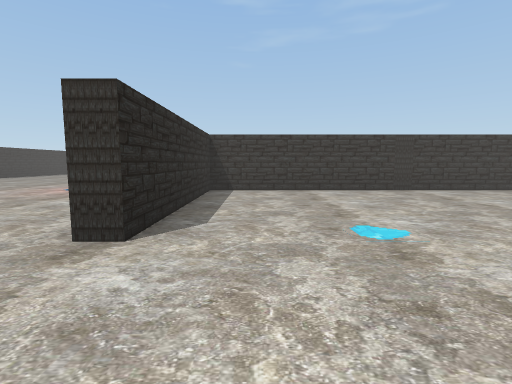
View 1 (above)

24 first-person views from a walk through a scene from a Unity 3-D project. The camera is 1.5 m above the floor, tilts 6° down and sees 85° across. The floor is counted in squares, 2 m on a side. Each view is taken from the middle of a square. On the plan, view 1 faces up. The plan holds only what a view shows up to about 10 squares ahead; the rest is blank. The place goes on beyond the plan. The player character is not drawn.

View 2
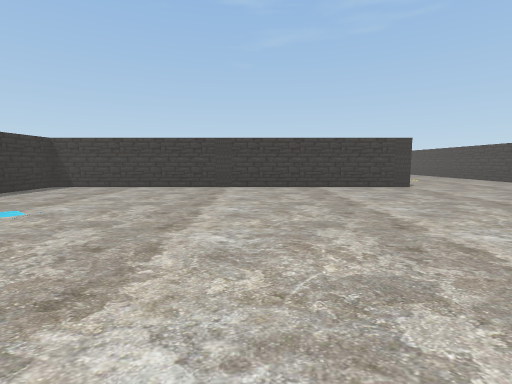

View 3
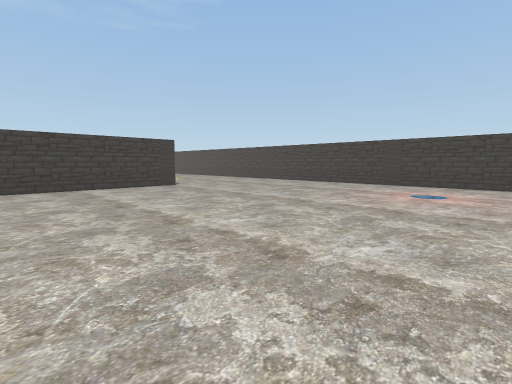

View 4
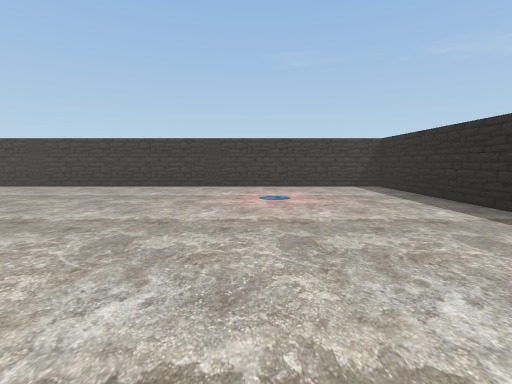

View 5
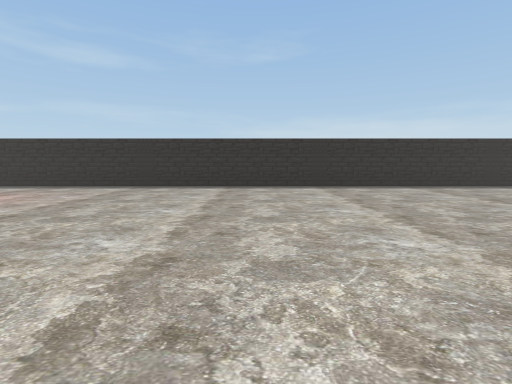

View 6
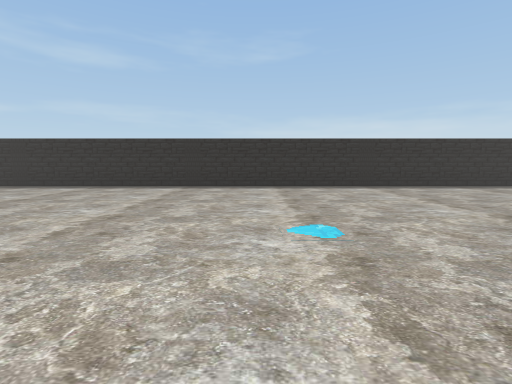

View 7
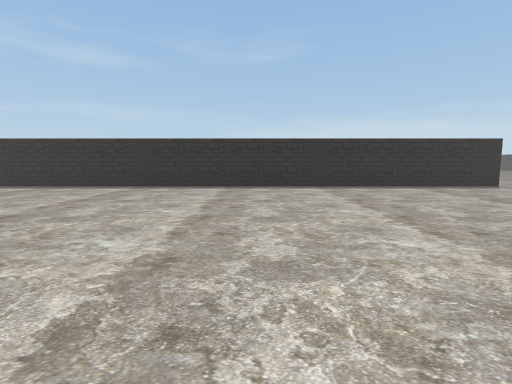

View 8
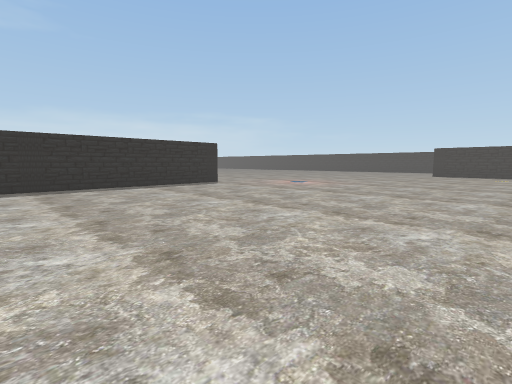

View 9
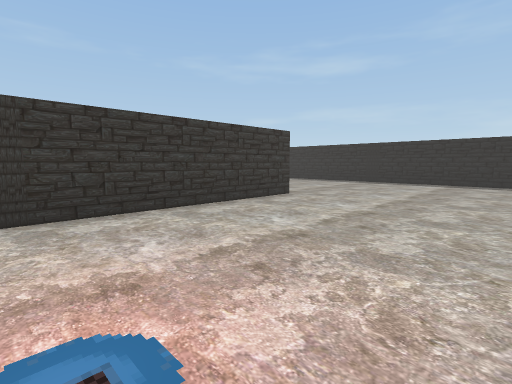

View 10
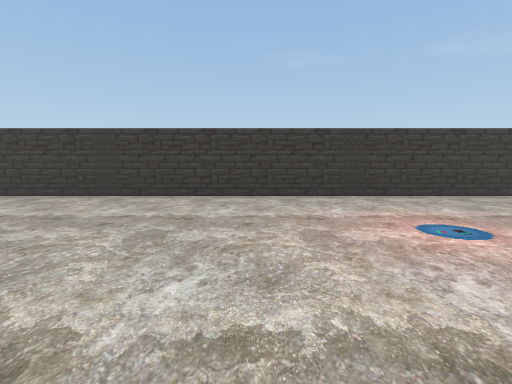

View 11
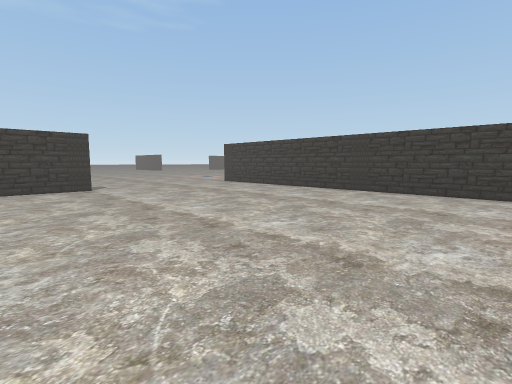

View 12
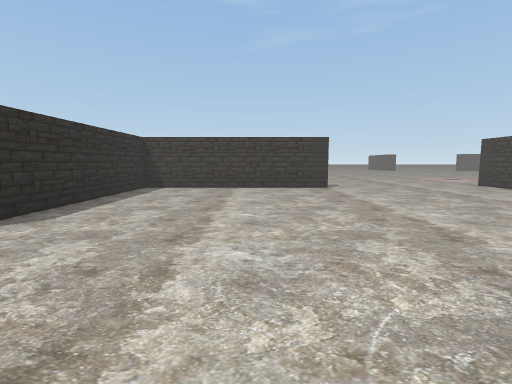

View 13
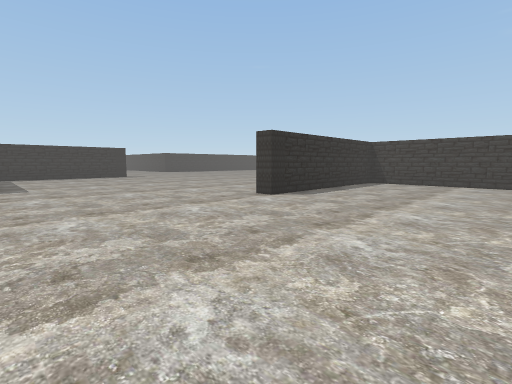

View 14
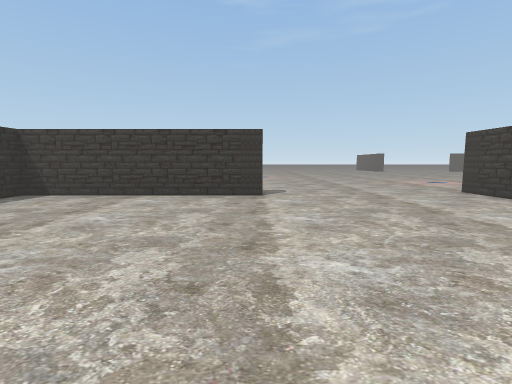

View 15
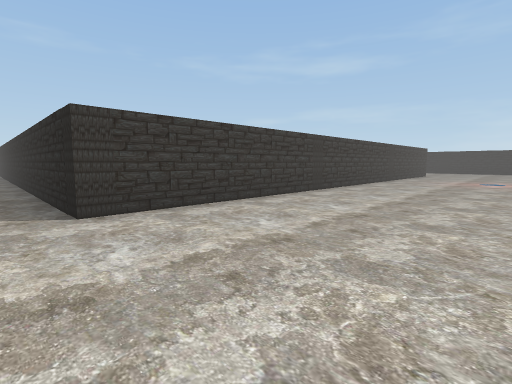

View 16
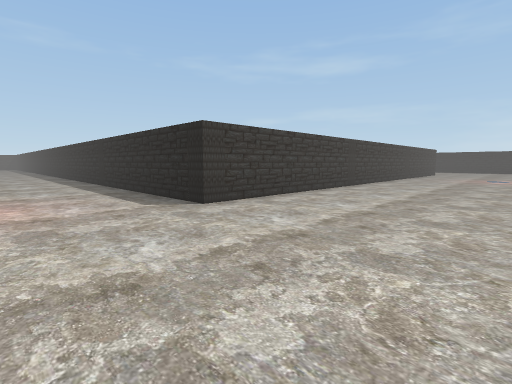

View 17
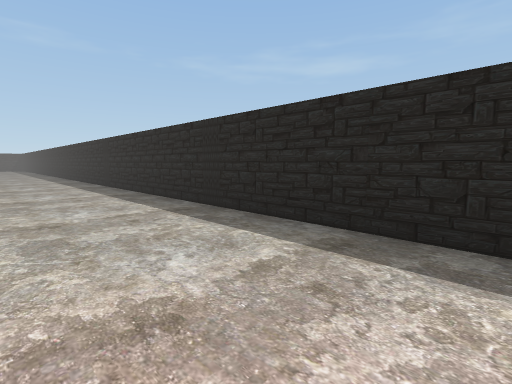

View 18
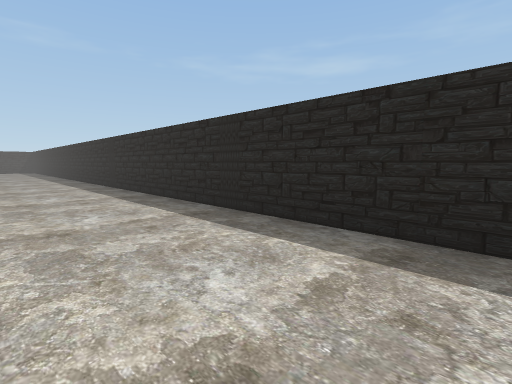

View 19
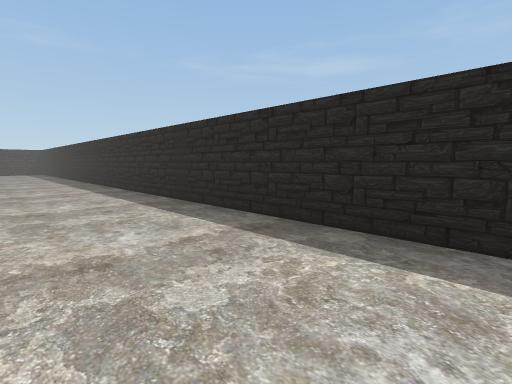

View 20
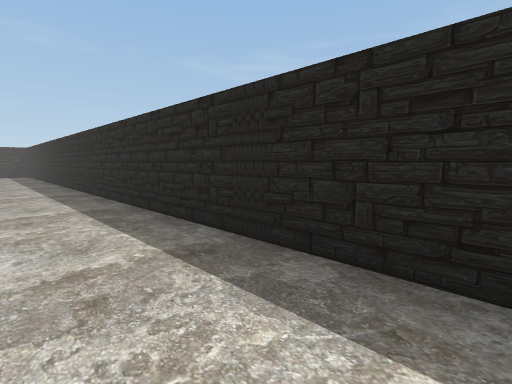

View 21
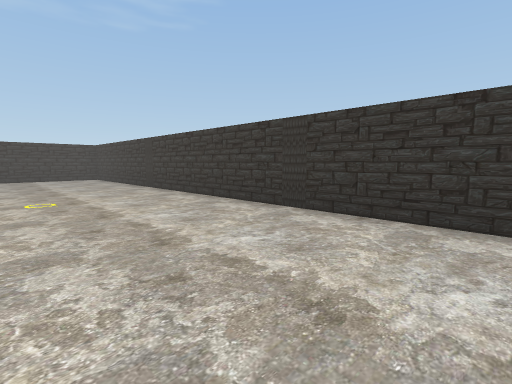

View 22
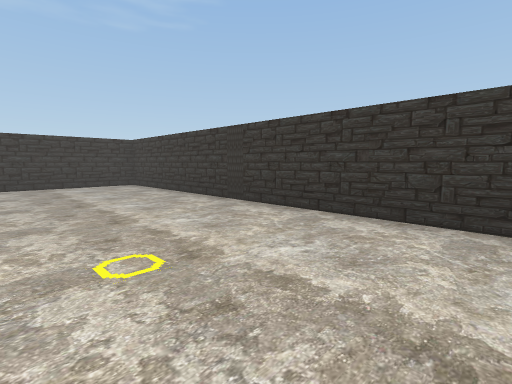

View 23
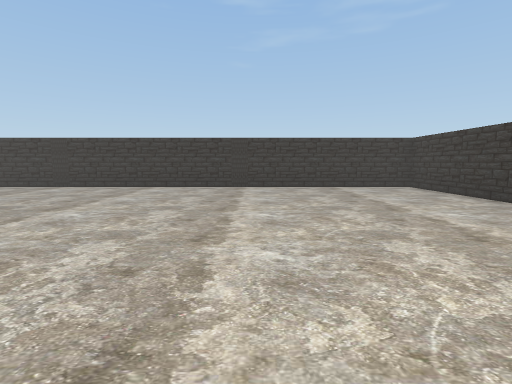

View 24
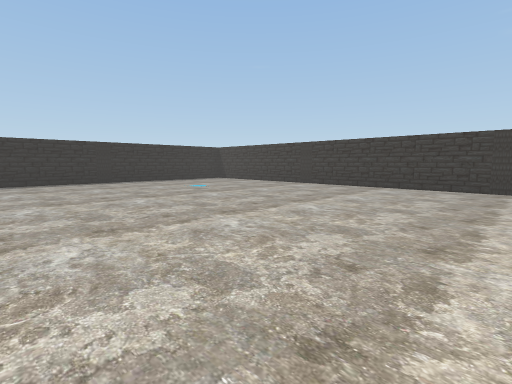

### Floor plan
Points are (right, up) in squares from view 1. A wall is a line through its corners. A room is listed if a view was taken in it or the views show most of it. See-through windows are left out.
Room 1 (views 1, 2, 3, 4, 5, 6, 7, 8, 9, 10, 11, 12, 13, 14, 15, 16, 17, 18, 19, 20, 21, 22, 23, 24)
walls: (3.6, 7.6) (-1.2, 7.6) (-1.2, 2.6) (-1.8, 2.6) (-1.8, 7.6); (-1.8, 8) (-1.8, 13.1); (-1.2, 13) (-1.2, 10.4); (-1.8, 13.5) (-1.8, 18.6); (8.5, 7.6) (4.4, 7.6); (3.6, 18.6) (2, 18.6); (4.4, 19.1) (8.5, 19.1); (-1.4, 19.1) (3.5, 19.1); (8.6, 18.6) (4.5, 18.6); (9.6, 19.1) (14.5, 19.1); (-7.5, 18.4) (-12.3, 18.4) (-12.3, 13.4); (14.8, 8.4) (14.8, 12.5); (4.4, -2.9) (8.5, -2.9); (14.8, 13.5) (14.8, 18.5); (-1.4, -2.9) (3.6, -2.9); (14.8, 2.5) (14.8, 7.5); (9.6, -2.9) (14.5, -2.9); (14.5, 18.6) (9.8, 18.6); (-6.5, -2.9) (-2.4, -2.9); (15.4, 19.1) (19.5, 19.1); (14.8, -2.5) (14.8, 1.5); (-11.5, -2.9) (-7.4, -2.9); (20.6, 19.1) (24.5, 19.1)
objects: other object (-12, -3); other object (-12, 13); other object (-7, 19); other object (-2, 8); other object (-2, 13); other object (-2, 19); other object (4, 8); other object (4, 19); other object (9, 8); other object (9, 19); other object (15, 19)

Positions as (right, up) in squares from view 1, and headings:
1: (0, 0), facing up
2: (5, -1), facing up
3: (5, -1), facing up-right
4: (6, 1), facing right
5: (6, 6), facing down
6: (2, 6), facing down
7: (-5, 6), facing down
8: (-6, 6), facing down-left
9: (-6, 8), facing down-right
10: (-8, 10), facing right
11: (-9, 10), facing up-right
12: (-9, 10), facing up
13: (-8, 8), facing up-left
14: (-7, 12), facing up
15: (-6, 20), facing down-right
16: (-6, 22), facing down-right
17: (0, 22), facing down-right
18: (6, 22), facing down-right
19: (10, 22), facing down-right
20: (13, 21), facing down-right
21: (11, 5), facing up-right
22: (11, 9), facing up-right
23: (10, 10), facing up
24: (10, 10), facing up-left
